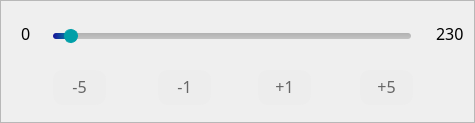
   <widget class="QFrame" name="currentFrame">
    <property name="enabled">
     <bool>true</bool>
    </property>
    <property name="geometry">
     <rect>
      <x>53</x>
      <y>290</y>
      <width>475</width>
      <height>123</height>
     </rect>
    </property>
    <property name="font">
     <font>
      <family>Yu Gothic UI Light</family>
      <pointsize>9</pointsize>
     </font>
    </property>
    <property name="styleSheet">
     <string notr="true">QPushButton {
	border-radius: 10px;
	border: 1px solid #EDEDED;
	background-color: #EDEDED;
	color: #666666;
	padding-bottom: 2px;
}

QPushButton:hover {
	border: 1px solid #009FA8;
	color: #000000;
}

QPushButton:pressed {
	background-color: #D3DDE0;
}</string>
    </property>
    <property name="frameShape">
     <enum>QFrame::StyledPanel</enum>
    </property>
    <property name="frameShadow">
     <enum>QFrame::Raised</enum>
    </property>
    <widget class="QSlider" name="currentSlider">
     <property name="geometry">
      <rect>
       <x>53</x>
       <y>17</y>
       <width>360</width>
       <height>38</height>
      </rect>
     </property>
     <property name="font">
      <font>
       <family>Yu Gothic UI Light</family>
      </font>
     </property>
     <property name="styleSheet">
      <string notr="true">QSlider::groove:horizontal {
	height: 6px;
	background: qlineargradient(x1:0, y1:0, x2:0, y2:1, stop:0 #B1B1B1, stop:1 #c4c4c4);
	border-radius: 3px;
	margin-left: 1px;
	margin-right: 2px;
}

QSlider::handle:horizontal {
    background: #009FA8;
	width: 12px;
	margin: -4px -1px;
    border-radius: 7px;
	border: 1px solid #009FA8;
}

QSlider::handle:horizontal:hover {
    background: #009FA8;
	border-color: #181199;
}

QSlider::sub-page:horizontal {
	background: qlineargradient(x1:1, y1:0.5, x2:0, y2:0.5, stop:0 #009FA8, stop:1 #181199);
	border-radius: 3px;
}</string>
     </property>
     <property name="minimum">
      <number>10</number>
     </property>
     <property name="maximum">
      <number>1900</number>
     </property>
     <property name="singleStep">
      <number>1</number>
     </property>
     <property name="value">
      <number>70</number>
     </property>
     <property name="sliderPosition">
      <number>70</number>
     </property>
     <property name="orientation">
      <enum>Qt::Horizontal</enum>
     </property>
     <property name="tickPosition">
      <enum>QSlider::NoTicks</enum>
     </property>
    </widget>
    <widget class="QPushButton" name="currentMinusFivePushButton">
     <property name="geometry">
      <rect>
       <x>53</x>
       <y>70</y>
       <width>53</width>
       <height>35</height>
      </rect>
     </property>
     <property name="sizePolicy">
      <sizepolicy hsizetype="Minimum" vsizetype="Minimum">
       <horstretch>0</horstretch>
       <verstretch>0</verstretch>
      </sizepolicy>
     </property>
     <property name="font">
      <font>
       <family>Yu Gothic UI Light</family>
       <pointsize>12</pointsize>
      </font>
     </property>
     <property name="styleSheet">
      <string notr="true"/>
     </property>
     <property name="text">
      <string>-5</string>
     </property>
    </widget>
    <widget class="QPushButton" name="currentMinusOnePushButton">
     <property name="geometry">
      <rect>
       <x>158</x>
       <y>70</y>
       <width>53</width>
       <height>35</height>
      </rect>
     </property>
     <property name="sizePolicy">
      <sizepolicy hsizetype="Minimum" vsizetype="Minimum">
       <horstretch>0</horstretch>
       <verstretch>0</verstretch>
      </sizepolicy>
     </property>
     <property name="font">
      <font>
       <family>Yu Gothic UI Light</family>
       <pointsize>12</pointsize>
      </font>
     </property>
     <property name="styleSheet">
      <string notr="true"/>
     </property>
     <property name="text">
      <string>-1</string>
     </property>
    </widget>
    <widget class="QPushButton" name="currentPlusFivePushButton">
     <property name="geometry">
      <rect>
       <x>360</x>
       <y>70</y>
       <width>53</width>
       <height>35</height>
      </rect>
     </property>
     <property name="sizePolicy">
      <sizepolicy hsizetype="Minimum" vsizetype="Minimum">
       <horstretch>0</horstretch>
       <verstretch>0</verstretch>
      </sizepolicy>
     </property>
     <property name="font">
      <font>
       <family>Yu Gothic UI Light</family>
       <pointsize>12</pointsize>
      </font>
     </property>
     <property name="styleSheet">
      <string notr="true"/>
     </property>
     <property name="text">
      <string>+5</string>
     </property>
    </widget>
    <widget class="QPushButton" name="currentPlusOnePushButton">
     <property name="geometry">
      <rect>
       <x>258</x>
       <y>70</y>
       <width>53</width>
       <height>35</height>
      </rect>
     </property>
     <property name="sizePolicy">
      <sizepolicy hsizetype="Minimum" vsizetype="Minimum">
       <horstretch>0</horstretch>
       <verstretch>0</verstretch>
      </sizepolicy>
     </property>
     <property name="font">
      <font>
       <family>Yu Gothic UI Light</family>
       <pointsize>12</pointsize>
      </font>
     </property>
     <property name="styleSheet">
      <string notr="true"/>
     </property>
     <property name="text">
      <string>+1</string>
     </property>
    </widget>
    <widget class="QLabel" name="currentMaxLabel">
     <property name="geometry">
      <rect>
       <x>436</x>
       <y>19</y>
       <width>37</width>
       <height>28</height>
      </rect>
     </property>
     <property name="font">
      <font>
       <family>Yu Gothic UI Light</family>
       <pointsize>12</pointsize>
      </font>
     </property>
     <property name="text">
      <string>230</string>
     </property>
    </widget>
    <widget class="QLabel" name="currentMinLabel">
     <property name="geometry">
      <rect>
       <x>21</x>
       <y>19</y>
       <width>28</width>
       <height>28</height>
      </rect>
     </property>
     <property name="font">
      <font>
       <family>Yu Gothic UI Light</family>
       <pointsize>12</pointsize>
      </font>
     </property>
     <property name="text">
      <string>0</string>
     </property>
    </widget>
   </widget>
